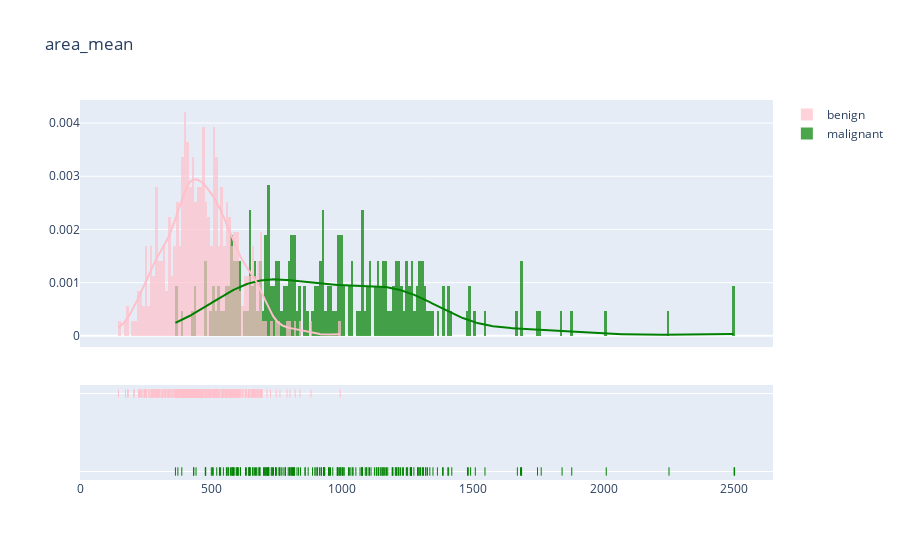

Notebook source saved alongside this figure:
### Code cell
plot_distribution('area_mean', 10)

### Figure 1 — Plotly figure (JSON) as saved in the notebook; plotly's stock layout.template omitted (floating-point values rounded to 4 significant figures; data arrays with more than 128 entries replaced by an {"elided": "..."} marker saying what was removed)
{"data": [{"autobinx": false, "histnorm": "probability density", "legendgroup": "malignant", "marker": {"color": "green"}, "name": "malignant", "opacity": 0.7, "type": "histogram", "x": {"elided": "212 float values"}, "xaxis": "x", "xbins": {"end": 2501, "size": 10, "start": 361.6}, "yaxis": "y"}, {"autobinx": false, "histnorm": "probability density", "legendgroup": "benign", "marker": {"color": "pink"}, "name": "benign", "opacity": 0.7, "type": "histogram", "x": {"elided": "357 float values"}, "xaxis": "x", "xbins": {"end": 992.1, "size": 10, "start": 143.5}, "yaxis": "y"}, {"legendgroup": "malignant", "marker": {"color": "green"}, "mode": "lines", "name": "malignant", "showlegend": false, "type": "scatter", "x": {"elided": "500 float values"}, "xaxis": "x", "y": {"elided": "500 float values"}, "yaxis": "y"}, {"legendgroup": "benign", "marker": {"color": "pink"}, "mode": "lines", "name": "benign", "showlegend": false, "type": "scatter", "x": {"elided": "500 float values"}, "xaxis": "x", "y": {"elided": "500 float values"}, "yaxis": "y"}, {"legendgroup": "malignant", "marker": {"color": "green", "symbol": "line-ns-open"}, "mode": "markers", "name": "malignant", "showlegend": false, "type": "scatter", "x": {"elided": "212 float values"}, "xaxis": "x", "y": {"elided": "212 str values"}, "yaxis": "y2"}, {"legendgroup": "benign", "marker": {"color": "pink", "symbol": "line-ns-open"}, "mode": "markers", "name": "benign", "showlegend": false, "type": "scatter", "x": {"elided": "357 float values"}, "xaxis": "x", "y": {"elided": "357 str values"}, "yaxis": "y2"}], "layout": {"barmode": "overlay", "hovermode": "closest", "legend": {"traceorder": "reversed"}, "title": {"text": "area_mean"}, "xaxis": {"anchor": "y2", "domain": [0, 1], "zeroline": false}, "yaxis": {"anchor": "free", "domain": [0.35, 1], "position": 0}, "yaxis2": {"anchor": "x", "domain": [0, 0.25], "dtick": 1, "showticklabels": false}}}
